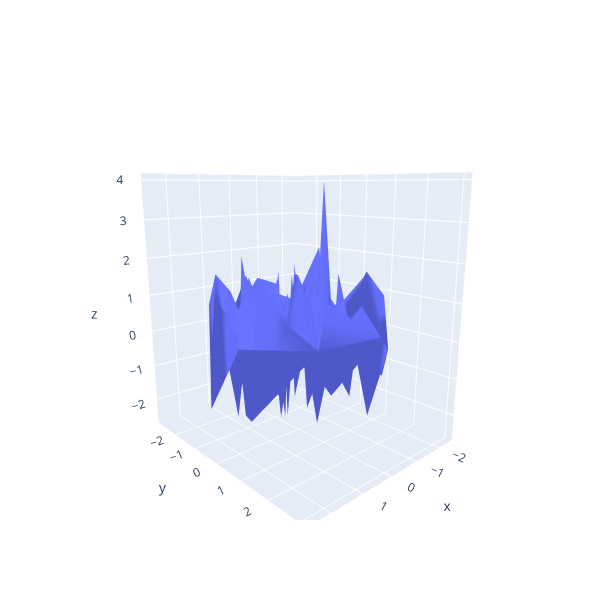

Notebook code cell kept with this figure:
### Code cell
np.random.seed(1)
mesh3d_data = np.random.randn(3, 200)
go.Figure(
    go.Mesh3d(
        x=mesh3d_data[0],
        y=mesh3d_data[1],
        z=mesh3d_data[2],
    ),
    go.Layout(
        width=600,
        height=600,
    )
).show()

### Figure 1 — Plotly figure (JSON) as saved in the notebook; plotly's stock layout.template omitted (floating-point values rounded to 4 significant figures; data arrays with more than 128 entries replaced by an {"elided": "..."} marker saying what was removed)
{"data": [{"type": "mesh3d", "x": {"elided": "200 float values"}, "y": {"elided": "200 float values"}, "z": {"elided": "200 float values"}}], "layout": {"height": 600, "scene": {"aspectmode": "auto", "aspectratio": {"x": 0.8677, "y": 1.018, "z": 1.132}, "camera": {"center": {"x": 0, "y": 0, "z": 0}, "eye": {"x": 1.416, "y": 1.555, "z": 0.5153}, "projection": {"type": "perspective"}, "up": {"x": 0, "y": 0, "z": 1}}}, "width": 600}}
